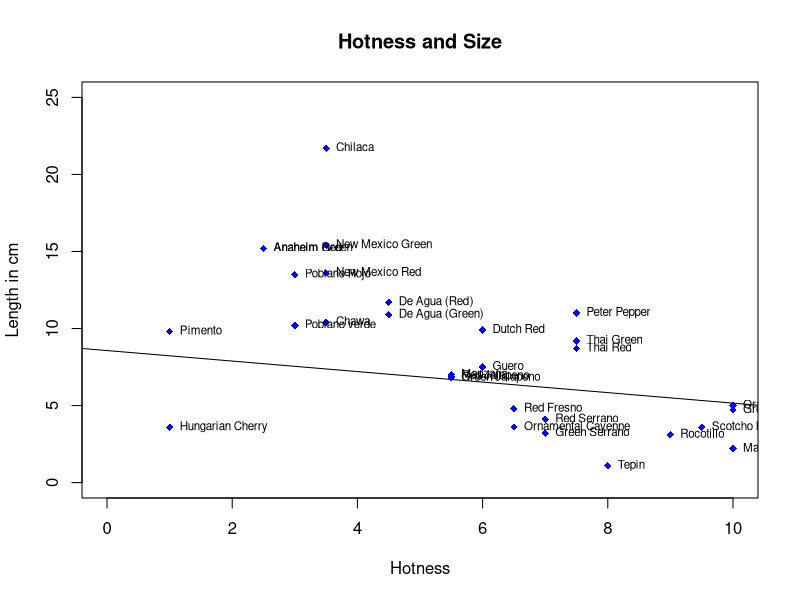
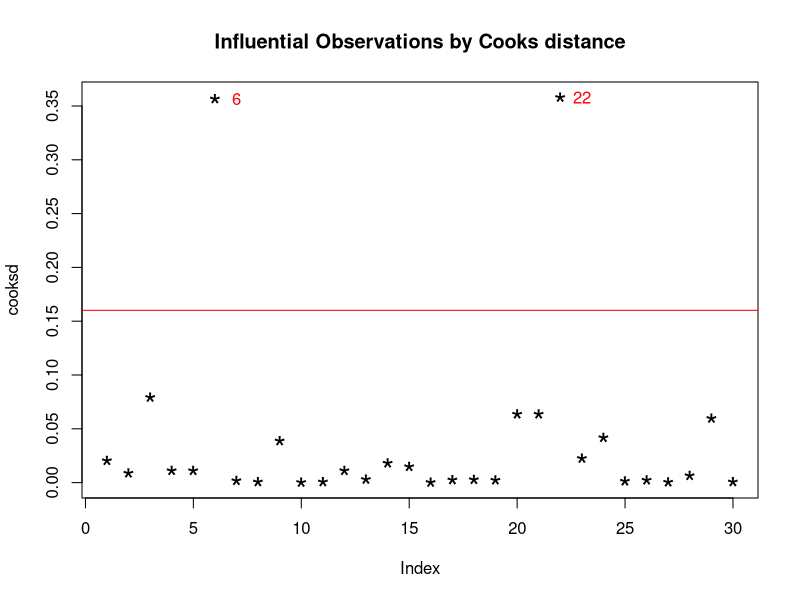

Write R code to recreate these figures, in order.
# Load the chillis and take a look
chillis <- read.csv(file="./01-chillis.csv", header=TRUE, sep=",")
plot(chillis$hotness, chillis$size.in.cm, 
     main="Hotness and Size",
     xlab = "Hotness", xlim=c(0, 10),
     ylab = "Length in cm", ylim=c(0, 25),
     col="blue", pch=18)
abline(lm(chillis$hotness ~ chillis$size.in.cm))
text(chillis$hotness, chillis$size.in.cm, labels = chillis$name, cex=0.7, pos=4)
# What is the correlation?
cor.test(chillis$hotness, chillis$size.in.cm, method="pearson")

# Maybe we should remove outliers using Cooks distance
mod <- lm(chillis$hotness ~ chillis$size.in.cm, data=chillis)
cooksd <- cooks.distance(mod)
plot(cooksd, pch="*", cex=2, main="Influential Observations by Cooks distance") 
abline(h = 4*mean(cooksd, na.rm=T), col="red")
text(x=1:length(cooksd)+1, y=cooksd, labels=ifelse(cooksd>4*mean(cooksd, na.rm=T),names(cooksd),""), col="red")
influential <- as.numeric(names(cooksd)[(cooksd > 4*mean(cooksd, na.rm=T))])  # influential row numbers

# Remove the influential and check the correlation
chillis <- chillis[-influential,]
cor.test(chillis$hotness, chillis$size.in.cm, method="pearson")
